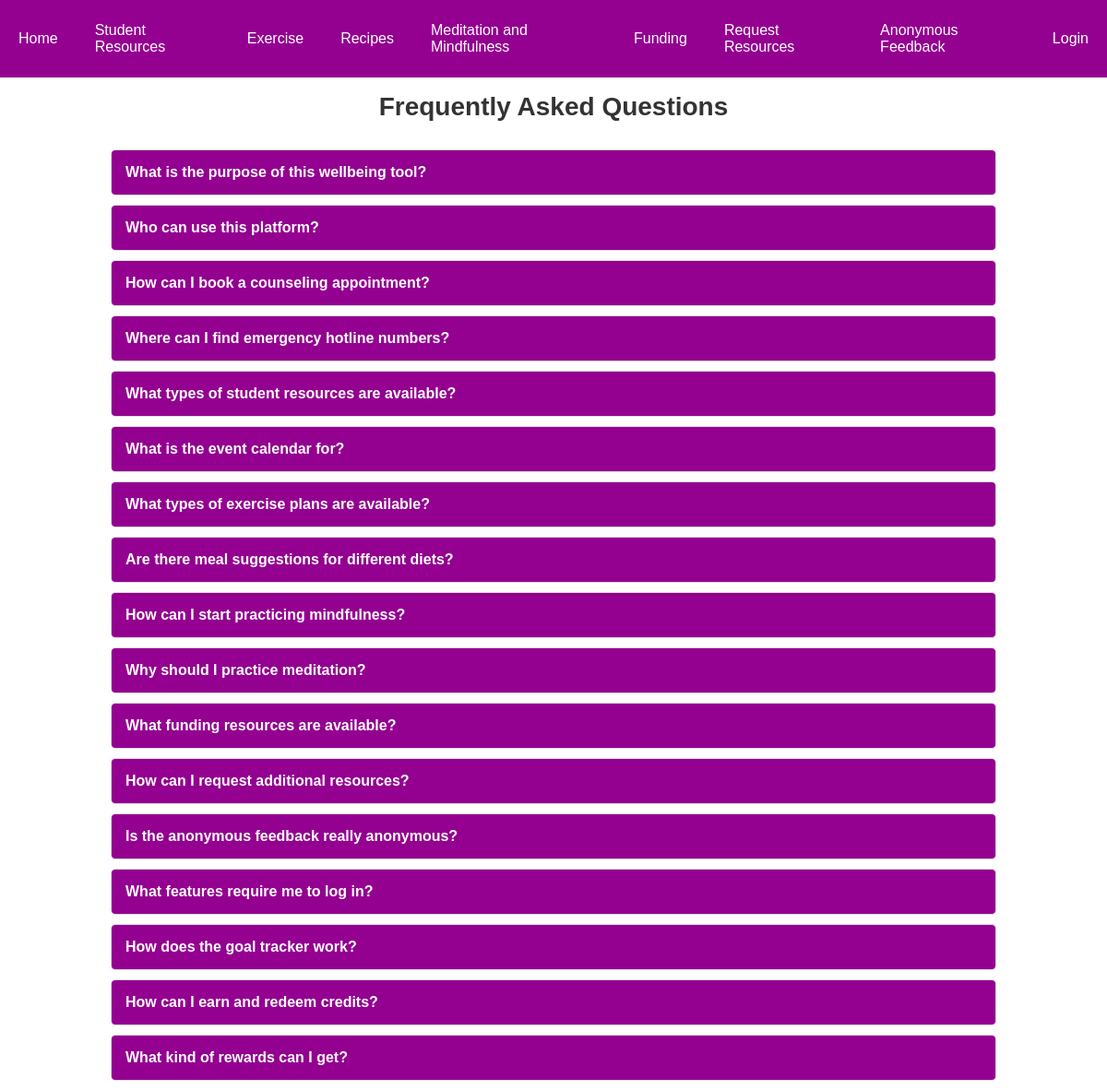
The app's page /faq.php with its own data.
### tables this page shows
CREATE TABLE IF NOT EXISTS `faq` (
  `id` int NOT NULL AUTO_INCREMENT,
  `question` text NOT NULL,
  `answer` text NOT NULL,
  PRIMARY KEY (`id`)
);

### faq.php (the view, shortened to what this page needs)
<?php
$host = 'localhost';
$dbname = 'fyp';
$username = 'root';
$password = '';
try {
    $pdo = new PDO("mysql:host=$host;dbname=$dbname", $username, $password);
    $pdo->setAttribute(PDO::ATTR_ERRMODE, PDO::ERRMODE_EXCEPTION);
} catch (PDOException $e) {
    die("Database connection failed: " . $e->getMessage());
}
?>
<!DOCTYPE html>
<html lang="en">
<head>
    <link rel="stylesheet" href="css/styles.css">
</head>
<body>
    <nav>
        <ul>
            <li><a href="index.php">Home</a></li>
            <li><a href="year-resources.php">Student Resources</a></li>
            <li><a href="exercise.php">Exercise</a></li>
            <li><a href="nutrition.php">Recipes</a></li>
            <li><a href="meditation-mindfulness.php">Meditation and Mindfulness</a></li>
            <li><a href="funding.php">Funding</a></li>
            <li><a href="questionnaire.php">Request Resources</a></li>
            <li><a href="anonymous-feedback.php">Anonymous Feedback</a></li>
            <?php if (isset($_SESSION['user_id'])): ?>
                <li><a href="logout.php">Logout</a></li>
                <li><a href="journal.php">Journal</a></li>
                <li><a href="goals.php">Goals</a></li>
            <?php else: ?>
                <li><a href="login.php">Login</a></li>
            <?php endif; ?>
        </ul>
    </nav>
    <h1 class="faq-header">Frequently Asked Questions</h1>
    <div class="faq-container">
        <?php
        $stmt = $pdo->query("SELECT * FROM faq");
        while ($row = $stmt->fetch(PDO::FETCH_ASSOC)) {
            $faq_id = 'faq' . $row['id'];
            echo '
            <div class="faq-item">
                <input type="checkbox" id="' . $faq_id . '" class="faq-checkbox">
                <label for="' . $faq_id . '" class="faq-question">' . htmlspecialchars($row['question']) . '</label>
                <div class="faq-answer">' . htmlspecialchars($row['answer']) . '</div>
            </div>';
        }
        ?>
    </div>
</body>
</html>

### css/styles.css (style rules this page uses)
body { font-family: Arial, sans-serif; margin: 0; padding: 0; box-sizing: border-box; }
nav { background-color: #940090; display: flex; justify-content: center; align-items: center; padding: 10px 0; position: fixed; top: 0; width: 100%; z-index: 1000; }
nav ul { list-style-type: none; margin: 0; padding: 0; display: flex; }
nav ul li { display: flex; align-items: center; }
nav ul li a { color: #fff; padding: 14px 20px; text-decoration: none; display: block; font-size: 16px; transition: background-color 0.3s ease; }
.faq-header { text-align: center; font-size: 28px; margin: 100px 0 30px; color: #333; }
.faq-container { width: 80%; margin: 0 auto; }
.faq-item { margin-bottom: 10px; border: 1px solid #ddd; border-radius: 5px; overflow: hidden; }
.faq-question { display: block; padding: 15px; background-color: #940090; cursor: pointer; font-weight: bold; color: #fff; transition: background-color 0.3s; }

### records on screen
faq: question "What is the purpose of this wellbeing tool?"
faq: question "Who can use this platform?"
faq: question "How can I book a counseling appointment?"
faq: question "Where can I find emergency hotline numbers?"
faq: question "What types of student resources are available?"
faq: question "What is the event calendar for?"
faq: question "What types of exercise plans are available?"
faq: question "Are there meal suggestions for different diets?"
faq: question "How can I start practicing mindfulness?"
faq: question "Why should I practice meditation?"
faq: question "What funding resources are available?"
faq: question "How can I request additional resources?"
faq: question "Is the anonymous feedback really anonymous?"
faq: question "What features require me to log in?"
faq: question "How does the goal tracker work?"
faq: question "How can I earn and redeem credits?"
faq: question "What kind of rewards can I get?"
